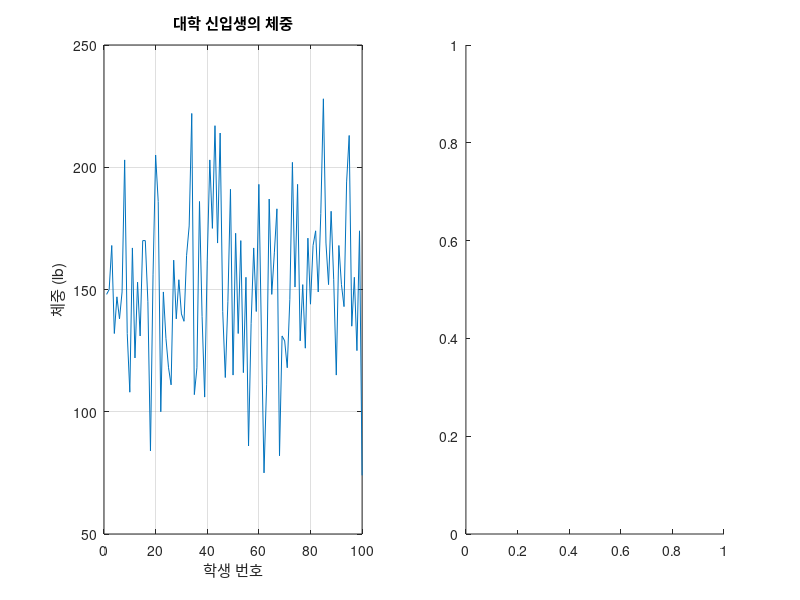

This figure's MATLAB source: (Note: this script raises an error after producing the figure.)
clear, clc

%% 예제

% 18세 미국인 남성의 평균 체중은 152 파운드
% 청년 100명의 체중 측정치를 weight.dat에 저장함
% 1) 이 데이터를 나타내는 그래프를 선 그래프, 히스토그램으로 하나의 창에 그릴 것
% 2) 체중 데이터의 평균값, 표준편차, 최댓값, 최솟값을 찾을 것

load S04_weight.dat

% 체중 데이터를 선으로 그림
subplot(1, 2, 1)
plot(S04_weight)
    grid on
    title('대학 신입생의 체중')
    xlabel('학생 번호'), ylabel('체중 (lb)')

% 체중 데이터를 히스토그램으로 그림
subplot(1, 2, 2)
histogram(S04_weight)
    title('대학 신입생의 체중')
    xlabel('체중 (lb)'), ylabel('학생 수')

weights_mean = mean(S04_weight)
weights_std = std(S04_weight)
weights_max = max(S04_weight)
weights_min = min(S04_weight)
